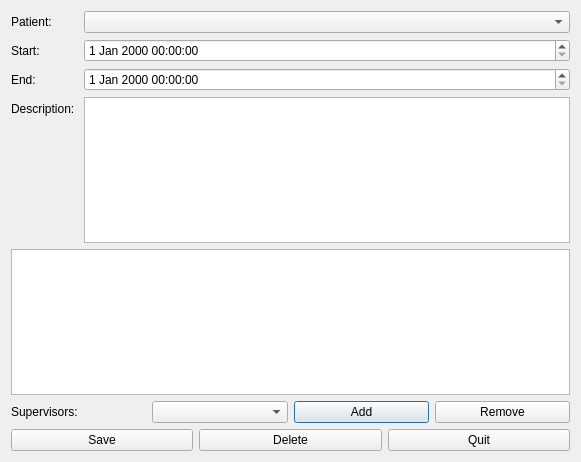
<?xml version="1.0" encoding="UTF-8"?>
<ui version="4.0">
 <class>CMngCase</class>
 <widget class="QDialog" name="CMngCase">
  <property name="geometry">
   <rect>
    <x>0</x>
    <y>0</y>
    <width>581</width>
    <height>462</height>
   </rect>
  </property>
  <property name="windowTitle">
   <string>Dialog</string>
  </property>
  <layout class="QVBoxLayout" name="verticalLayout">
   <item>
    <layout class="QFormLayout" name="formLayout">
     <item row="0" column="0">
      <widget class="QLabel" name="patientIdLabel">
       <property name="text">
        <string>Patient: </string>
       </property>
      </widget>
     </item>
     <item row="0" column="1">
      <widget class="QComboBox" name="patientIdComboBox"/>
     </item>
     <item row="1" column="0">
      <widget class="QLabel" name="caseSlabel">
       <property name="text">
        <string>Start: </string>
       </property>
      </widget>
     </item>
     <item row="1" column="1">
      <widget class="QDateTimeEdit" name="start_dateTimeEdit"/>
     </item>
     <item row="2" column="0">
      <widget class="QLabel" name="caseElabel">
       <property name="text">
        <string>End:</string>
       </property>
      </widget>
     </item>
     <item row="2" column="1">
      <widget class="QDateTimeEdit" name="end_dateTimeEdit"/>
     </item>
     <item row="3" column="0">
      <widget class="QLabel" name="caseDlabel">
       <property name="text">
        <string>Description: </string>
       </property>
      </widget>
     </item>
     <item row="3" column="1">
      <widget class="QTextEdit" name="caseDtextEdit"/>
     </item>
    </layout>
   </item>
   <item>
    <widget class="QTableView" name="supTableView"/>
   </item>
   <item>
    <layout class="QHBoxLayout" name="horizontalLayout">
     <item>
      <widget class="QLabel" name="supervisorLabel">
       <property name="text">
        <string>Supervisors:</string>
       </property>
      </widget>
     </item>
     <item>
      <widget class="QComboBox" name="staffIdComboBox"/>
     </item>
     <item>
      <widget class="QPushButton" name="addStaffBtn">
       <property name="text">
        <string>Add</string>
       </property>
      </widget>
     </item>
     <item>
      <widget class="QPushButton" name="delStaffBtn">
       <property name="text">
        <string>Remove</string>
       </property>
      </widget>
     </item>
    </layout>
   </item>
   <item>
    <layout class="QHBoxLayout" name="horizontalLayout_2">
     <item>
      <widget class="QPushButton" name="saveBtn">
       <property name="text">
        <string>Save</string>
       </property>
      </widget>
     </item>
     <item>
      <widget class="QPushButton" name="delBtn">
       <property name="text">
        <string>Delete</string>
       </property>
      </widget>
     </item>
     <item>
      <widget class="QPushButton" name="quitBtn">
       <property name="text">
        <string>Quit</string>
       </property>
      </widget>
     </item>
    </layout>
   </item>
  </layout>
 </widget>
 <resources/>
 <connections/>
</ui>
